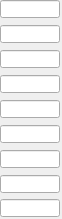
   <widget class="caFrame" name="caFrame_6">
    <property name="geometry">
     <rect>
      <x>417</x>
      <y>156</y>
      <width>62</width>
      <height>219</height>
     </rect>
    </property>
    <widget class="caLineEdit" name="caLineEdit_7">
     <property name="geometry">
      <rect>
       <x>0</x>
       <y>25</y>
       <width>60</width>
       <height>18</height>
      </rect>
     </property>
     <property name="alignment">
      <set>Qt::AlignAbsolute|Qt::AlignLeading|Qt::AlignLeft|Qt::AlignVCenter</set>
     </property>
     <property name="channel" stdset="0">
      <string>$(P)$(R)PeakStartY_RBV</string>
     </property>
     <property name="foreground">
      <color>
       <red>10</red>
       <green>0</green>
       <blue>184</blue>
      </color>
     </property>
     <property name="background">
      <color>
       <red>187</red>
       <green>187</green>
       <blue>187</blue>
      </color>
     </property>
     <property name="colorMode">
      <enum>caLineEdit::Static</enum>
     </property>
     <property name="precisionMode">
      <enum>caLineEdit::Channel</enum>
     </property>
     <property name="limitsMode">
      <enum>caLineEdit::Channel</enum>
     </property>
     <property name="maxValue">
      <double>1.000000000000000</double>
     </property>
     <property name="minValue">
      <double>0.000000000000000</double>
     </property>
     <property name="fontScaleMode" stdset="0">
      <enum>caLineEdit::WidthAndHeight</enum>
     </property>
     <property name="formatType">
      <enum>caLineEdit::decimal</enum>
     </property>
    </widget>
    <widget class="caLineEdit" name="caLineEdit_8">
     <property name="geometry">
      <rect>
       <x>0</x>
       <y>0</y>
       <width>60</width>
       <height>18</height>
      </rect>
     </property>
     <property name="alignment">
      <set>Qt::AlignAbsolute|Qt::AlignLeading|Qt::AlignLeft|Qt::AlignVCenter</set>
     </property>
     <property name="channel" stdset="0">
      <string>$(P)$(R)PeakStartX_RBV</string>
     </property>
     <property name="foreground">
      <color>
       <red>10</red>
       <green>0</green>
       <blue>184</blue>
      </color>
     </property>
     <property name="background">
      <color>
       <red>187</red>
       <green>187</green>
       <blue>187</blue>
      </color>
     </property>
     <property name="colorMode">
      <enum>caLineEdit::Static</enum>
     </property>
     <property name="precisionMode">
      <enum>caLineEdit::Channel</enum>
     </property>
     <property name="limitsMode">
      <enum>caLineEdit::Channel</enum>
     </property>
     <property name="maxValue">
      <double>1.000000000000000</double>
     </property>
     <property name="minValue">
      <double>0.000000000000000</double>
     </property>
     <property name="fontScaleMode" stdset="0">
      <enum>caLineEdit::WidthAndHeight</enum>
     </property>
     <property name="formatType">
      <enum>caLineEdit::decimal</enum>
     </property>
    </widget>
    <widget class="caLineEdit" name="caLineEdit_9">
     <property name="geometry">
      <rect>
       <x>0</x>
       <y>50</y>
       <width>60</width>
       <height>18</height>
      </rect>
     </property>
     <property name="alignment">
      <set>Qt::AlignAbsolute|Qt::AlignLeading|Qt::AlignLeft|Qt::AlignVCenter</set>
     </property>
     <property name="channel" stdset="0">
      <string>$(P)$(R)PeakNumX_RBV</string>
     </property>
     <property name="foreground">
      <color>
       <red>10</red>
       <green>0</green>
       <blue>184</blue>
      </color>
     </property>
     <property name="background">
      <color>
       <red>187</red>
       <green>187</green>
       <blue>187</blue>
      </color>
     </property>
     <property name="colorMode">
      <enum>caLineEdit::Static</enum>
     </property>
     <property name="precisionMode">
      <enum>caLineEdit::Channel</enum>
     </property>
     <property name="limitsMode">
      <enum>caLineEdit::Channel</enum>
     </property>
     <property name="maxValue">
      <double>1.000000000000000</double>
     </property>
     <property name="minValue">
      <double>0.000000000000000</double>
     </property>
     <property name="fontScaleMode" stdset="0">
      <enum>caLineEdit::WidthAndHeight</enum>
     </property>
     <property name="formatType">
      <enum>caLineEdit::decimal</enum>
     </property>
    </widget>
    <widget class="caLineEdit" name="caLineEdit_10">
     <property name="geometry">
      <rect>
       <x>0</x>
       <y>75</y>
       <width>60</width>
       <height>18</height>
      </rect>
     </property>
     <property name="alignment">
      <set>Qt::AlignAbsolute|Qt::AlignLeading|Qt::AlignLeft|Qt::AlignVCenter</set>
     </property>
     <property name="channel" stdset="0">
      <string>$(P)$(R)PeakNumY_RBV</string>
     </property>
     <property name="foreground">
      <color>
       <red>10</red>
       <green>0</green>
       <blue>184</blue>
      </color>
     </property>
     <property name="background">
      <color>
       <red>187</red>
       <green>187</green>
       <blue>187</blue>
      </color>
     </property>
     <property name="colorMode">
      <enum>caLineEdit::Static</enum>
     </property>
     <property name="precisionMode">
      <enum>caLineEdit::Channel</enum>
     </property>
     <property name="limitsMode">
      <enum>caLineEdit::Channel</enum>
     </property>
     <property name="maxValue">
      <double>1.000000000000000</double>
     </property>
     <property name="minValue">
      <double>0.000000000000000</double>
     </property>
     <property name="fontScaleMode" stdset="0">
      <enum>caLineEdit::WidthAndHeight</enum>
     </property>
     <property name="formatType">
      <enum>caLineEdit::decimal</enum>
     </property>
    </widget>
    <widget class="caLineEdit" name="caLineEdit_11">
     <property name="geometry">
      <rect>
       <x>0</x>
       <y>100</y>
       <width>60</width>
       <height>18</height>
      </rect>
     </property>
     <property name="alignment">
      <set>Qt::AlignAbsolute|Qt::AlignLeading|Qt::AlignLeft|Qt::AlignVCenter</set>
     </property>
     <property name="channel" stdset="0">
      <string>$(P)$(R)PeakStepX_RBV</string>
     </property>
     <property name="foreground">
      <color>
       <red>10</red>
       <green>0</green>
       <blue>184</blue>
      </color>
     </property>
     <property name="background">
      <color>
       <red>187</red>
       <green>187</green>
       <blue>187</blue>
      </color>
     </property>
     <property name="colorMode">
      <enum>caLineEdit::Static</enum>
     </property>
     <property name="precisionMode">
      <enum>caLineEdit::Channel</enum>
     </property>
     <property name="limitsMode">
      <enum>caLineEdit::Channel</enum>
     </property>
     <property name="maxValue">
      <double>1.000000000000000</double>
     </property>
     <property name="minValue">
      <double>0.000000000000000</double>
     </property>
     <property name="fontScaleMode" stdset="0">
      <enum>caLineEdit::WidthAndHeight</enum>
     </property>
     <property name="formatType">
      <enum>caLineEdit::decimal</enum>
     </property>
    </widget>
    <widget class="caLineEdit" name="caLineEdit_12">
     <property name="geometry">
      <rect>
       <x>0</x>
       <y>125</y>
       <width>60</width>
       <height>18</height>
      </rect>
     </property>
     <property name="alignment">
      <set>Qt::AlignAbsolute|Qt::AlignLeading|Qt::AlignLeft|Qt::AlignVCenter</set>
     </property>
     <property name="channel" stdset="0">
      <string>$(P)$(R)PeakStepY_RBV</string>
     </property>
     <property name="foreground">
      <color>
       <red>10</red>
       <green>0</green>
       <blue>184</blue>
      </color>
     </property>
     <property name="background">
      <color>
       <red>187</red>
       <green>187</green>
       <blue>187</blue>
      </color>
     </property>
     <property name="colorMode">
      <enum>caLineEdit::Static</enum>
     </property>
     <property name="precisionMode">
      <enum>caLineEdit::Channel</enum>
     </property>
     <property name="limitsMode">
      <enum>caLineEdit::Channel</enum>
     </property>
     <property name="maxValue">
      <double>1.000000000000000</double>
     </property>
     <property name="minValue">
      <double>0.000000000000000</double>
     </property>
     <property name="fontScaleMode" stdset="0">
      <enum>caLineEdit::WidthAndHeight</enum>
     </property>
     <property name="formatType">
      <enum>caLineEdit::decimal</enum>
     </property>
    </widget>
    <widget class="caLineEdit" name="caLineEdit_13">
     <property name="geometry">
      <rect>
       <x>0</x>
       <y>150</y>
       <width>60</width>
       <height>18</height>
      </rect>
     </property>
     <property name="alignment">
      <set>Qt::AlignAbsolute|Qt::AlignLeading|Qt::AlignLeft|Qt::AlignVCenter</set>
     </property>
     <property name="channel" stdset="0">
      <string>$(P)$(R)PeakWidthX_RBV</string>
     </property>
     <property name="foreground">
      <color>
       <red>10</red>
       <green>0</green>
       <blue>184</blue>
      </color>
     </property>
     <property name="background">
      <color>
       <red>187</red>
       <green>187</green>
       <blue>187</blue>
      </color>
     </property>
     <property name="colorMode">
      <enum>caLineEdit::Static</enum>
     </property>
     <property name="precisionMode">
      <enum>caLineEdit::Channel</enum>
     </property>
     <property name="limitsMode">
      <enum>caLineEdit::Channel</enum>
     </property>
     <property name="maxValue">
      <double>1.000000000000000</double>
     </property>
     <property name="minValue">
      <double>0.000000000000000</double>
     </property>
     <property name="fontScaleMode" stdset="0">
      <enum>caLineEdit::WidthAndHeight</enum>
     </property>
     <property name="formatType">
      <enum>caLineEdit::decimal</enum>
     </property>
    </widget>
    <widget class="caLineEdit" name="caLineEdit_14">
     <property name="geometry">
      <rect>
       <x>0</x>
       <y>175</y>
       <width>60</width>
       <height>18</height>
      </rect>
     </property>
     <property name="alignment">
      <set>Qt::AlignAbsolute|Qt::AlignLeading|Qt::AlignLeft|Qt::AlignVCenter</set>
     </property>
     <property name="channel" stdset="0">
      <string>$(P)$(R)PeakWidthY_RBV</string>
     </property>
     <property name="foreground">
      <color>
       <red>10</red>
       <green>0</green>
       <blue>184</blue>
      </color>
     </property>
     <property name="background">
      <color>
       <red>187</red>
       <green>187</green>
       <blue>187</blue>
      </color>
     </property>
     <property name="colorMode">
      <enum>caLineEdit::Static</enum>
     </property>
     <property name="precisionMode">
      <enum>caLineEdit::Channel</enum>
     </property>
     <property name="limitsMode">
      <enum>caLineEdit::Channel</enum>
     </property>
     <property name="maxValue">
      <double>1.000000000000000</double>
     </property>
     <property name="minValue">
      <double>0.000000000000000</double>
     </property>
     <property name="fontScaleMode" stdset="0">
      <enum>caLineEdit::WidthAndHeight</enum>
     </property>
     <property name="formatType">
      <enum>caLineEdit::decimal</enum>
     </property>
    </widget>
    <widget class="caLineEdit" name="caLineEdit_15">
     <property name="geometry">
      <rect>
       <x>0</x>
       <y>199</y>
       <width>60</width>
       <height>18</height>
      </rect>
     </property>
     <property name="alignment">
      <set>Qt::AlignAbsolute|Qt::AlignLeading|Qt::AlignLeft|Qt::AlignVCenter</set>
     </property>
     <property name="channel" stdset="0">
      <string>$(P)$(R)PeakVariation</string>
     </property>
     <property name="foreground">
      <color>
       <red>10</red>
       <green>0</green>
       <blue>184</blue>
      </color>
     </property>
     <property name="background">
      <color>
       <red>187</red>
       <green>187</green>
       <blue>187</blue>
      </color>
     </property>
     <property name="colorMode">
      <enum>caLineEdit::Static</enum>
     </property>
     <property name="precisionMode">
      <enum>caLineEdit::Channel</enum>
     </property>
     <property name="limitsMode">
      <enum>caLineEdit::Channel</enum>
     </property>
     <property name="maxValue">
      <double>1.000000000000000</double>
     </property>
     <property name="minValue">
      <double>0.000000000000000</double>
     </property>
     <property name="fontScaleMode" stdset="0">
      <enum>caLineEdit::WidthAndHeight</enum>
     </property>
     <property name="formatType">
      <enum>caLineEdit::decimal</enum>
     </property>
    </widget>
   </widget>
